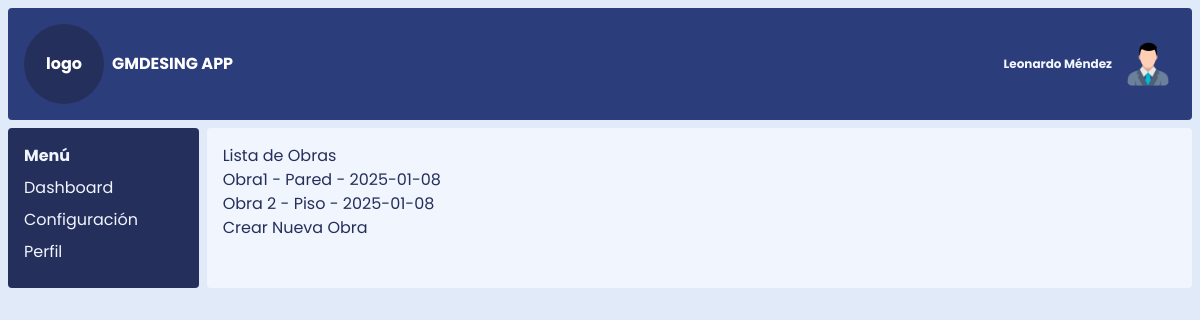
The app's page /obras, older data.
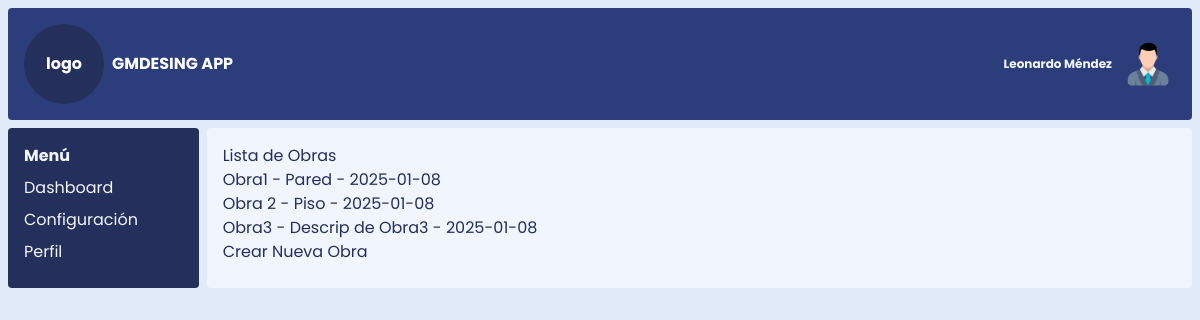
The same page, newer data.
### models.py (models this page shows)
class Obra(db.Model):
    id_obra = db.Column(db.Integer, primary_key=True)
    nombre_obra = db.Column(db.String(100), nullable=False)
    descripcion_obra = db.Column(db.Text)
    fecha_inicio = db.Column(db.Date)
    partidas = db.relationship('Partida', backref='obra', lazy=True) # Relación con Partidas

### app.py (the view)
@app.route('/obras')
def index():
    obras = Obra.query.all()
    return render_template('obras.html', obras=obras, datos=datos) # Pasa las obras a la plantilla

### templates/obras.html
{% extends "index.html" %}
{% block content %}
    <h1>Lista de Obras</h1>
    <ul>
        {% for obra in obras %}
        <li>{{ obra.nombre_obra }} - {{ obra.descripcion_obra }} - {{ obra.fecha_inicio }}</li>
        {% endfor %}
    </ul>
    <a href="{{ url_for('crear_obra') }}">Crear Nueva Obra</a>
{% endblock %}

### templates/index.html (shortened to what this page needs)
{% extends "base.html" %}
{% import 'componentes/nav.html' as nav %}
{% import 'componentes/sidebar.html' as sidebar %}
{% block sidebar %}
    {% set sidebar_items = [
        {"name": "Dashboard", "url": "/dashboard"},
        {"name": "Configuración", "url": "/settings"},
        {"name": "Perfil", "url": "/profile"}
    ] %}
    {{ sidebar.render_sidebar(sidebar_items=sidebar_items, active_route=active_route) }}
{% endblock %}

### templates/base.html (shortened to what this page needs)
<!DOCTYPE html>
<html lang="en">
<head>
    <link rel="stylesheet" href="{{ url_for('static', filename='css/styles.css') }}">
    <link rel="stylesheet" href="{{ url_for('static', filename='css/style.css') }}">
</head>
<body class="base grid grid-cols-12 gap-2 p-2 h-[100vh]">
    <nav class="nav col-span-12 text-white p-4 flex justify-between items-center h-[10vh]">
        <div class="flex justify-start items-center gap-2">
            <div class="flex justify-center items-center w-20 h-20 bg-blue-950 rounded-full">
                <h1>logo</h1>
            </div>
            <h1>{{datos.sistema}}</h1>
        </div>
        <div class="flex justify-end items-center gap-2">
            <h3>{{datos.usuario}}</h3>
            <img class="rounded-full hidden md:block w-14" bg-black src="/static/img/perfil.png" alt="">
        </div>
    </nav>
    <aside id="sidebar" class="aside col-span-2 h[90vh] p-4 hidden md:block md:col-span-2">
        {% block sidebar %}{% endblock %}
    </aside>
    <main class="content col-span-12 md:col-span-10 h-[90vh] p-4 overflow-y-auto scroll-hidden">
        {% block content %}{% endblock %}
    </main>
</body>
</html>

### templates/componentes/sidebar.html
{% macro render_sidebar(sidebar_items, active_route) %}
<div class="sidebar">
    <h2 class="font-bold">Menú</h2>
    <ul class="mt-2">
        {% for item in sidebar_items %}
            <li class="my-2">
                <a href="{{ item.url }}" class="{% if item.url == active_route %}text-blue-800 font-semibold{% else %}text-blue-50{% endif %}">
                    {{ item.name }}
                </a>
            </li>
        {% endfor %}
    </ul>
</div>
{% endmacro %}

### static/css/styles.css (style rules this page uses)
html, :host { line-height: 1.5; -webkit-text-size-adjust: 100%; -moz-tab-size: 4; -o-tab-size: 4; tab-size: 4; font-family: Poppins, sans-serif; font-feature-settings: normal; font-variation-settings: normal; -webkit-tap-highlight-color: transparent; }
body { margin: 0; line-height: inherit; }
h1, h2, h3, h4, h5, h6 { font-size: inherit; font-weight: inherit; }
a { color: inherit; text-decoration: inherit; }
blockquote, dl, dd, h1, h2, h3, h4, h5, h6, hr, figure, p, pre { margin: 0; }
ol, ul, menu { list-style: none; margin: 0; padding: 0; }
img, svg, video, canvas, audio, iframe, embed, object { display: block; vertical-align: middle; }
img, video { max-width: 100%; height: auto; }
.base { --tw-bg-opacity: 1; background-color: rgb(224 234 249 / var(--tw-bg-opacity, 1)); }
.nav { border-radius: 0.25rem; --tw-bg-opacity: 1; background-color: rgb(44 61 124 / var(--tw-bg-opacity, 1)); padding-top: 0.5rem; padding-bottom: 0.5rem; padding-left: 1rem; padding-right: 1rem; font-weight: 700; --tw-text-opacity: 1; color: rgb(37 47 91 / var(--tw-text-opacity, 1)); }
.aside { border-radius: 0.25rem; --tw-bg-opacity: 1; background-color: rgb(37 47 91 / var(--tw-bg-opacity, 1)); padding-top: 0.5rem; padding-bottom: 0.5rem; padding-left: 1rem; padding-right: 1rem; --tw-text-opacity: 1; color: rgb(241 245 253 / var(--tw-text-opacity, 1)); }
.content { border-radius: 0.25rem; --tw-bg-opacity: 1; background-color: rgb(241 245 253 / var(--tw-bg-opacity, 1)); padding-top: 0.5rem; padding-bottom: 0.5rem; padding-left: 1rem; padding-right: 1rem; --tw-text-opacity: 1; color: rgb(37 47 91 / var(--tw-text-opacity, 1)); }
h3 { font-size: 0.75rem; line-height: 1rem; font-weight: 700; --tw-text-opacity: 1; color: rgb(241 245 253 / var(--tw-text-opacity, 1)); }
.col-span-12 { grid-column: span 12 / span 12; }
.col-span-2 { grid-column: span 2 / span 2; }
.my-2 { margin-top: 0.5rem; margin-bottom: 0.5rem; }
.mt-2 { margin-top: 0.5rem; }
.flex { display: flex; }
.grid { display: grid; }
.hidden { display: none; }
.h-20 { height: 5rem; }
.h-\[100vh\] { height: 100vh; }
.h-\[10vh\] { height: 10vh; }
.h-\[90vh\] { height: 90vh; }
.w-14 { width: 3.5rem; }
.w-20 { width: 5rem; }
.grid-cols-12 { grid-template-columns: repeat(12, minmax(0, 1fr)); }
.items-center { align-items: center; }
.justify-start { justify-content: flex-start; }
.justify-end { justify-content: flex-end; }
.justify-center { justify-content: center; }
.justify-between { justify-content: space-between; }
.gap-2 { gap: 0.5rem; }
.overflow-y-auto { overflow-y: auto; }
.rounded-full { border-radius: 9999px; }
.bg-blue-950 { --tw-bg-opacity: 1; background-color: rgb(37 47 91 / var(--tw-bg-opacity, 1)); }
.p-2 { padding: 0.5rem; }
.p-4 { padding: 1rem; }
.font-bold { font-weight: 700; }
.text-blue-50 { --tw-text-opacity: 1; color: rgb(241 245 253 / var(--tw-text-opacity, 1)); }
.text-white { --tw-text-opacity: 1; color: rgb(255 255 255 / var(--tw-text-opacity, 1)); }
@media (min-width: 768px) { .md\:col-span-10 { grid-column: span 10 / span 10; } }
@media (min-width: 768px) { .md\:col-span-2 { grid-column: span 2 / span 2; } }
@media (min-width: 768px) { .md\:block { display: block; } }

### static/css/style.css (style rules this page uses)
.scroll-hidden { overflow-y: scroll; }

Row changes from the older to the newer data that the page shows:
added Obra: nombre_obra "Obra3", descripcion_obra "Descrip de Obra3", fecha_inicio "2025-01-08"
